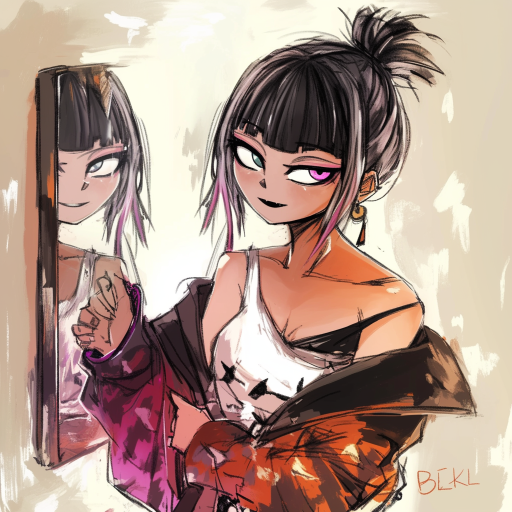
#> input picture archive/chikichihi/photo/u2944115231_A_Confucius-inspired_young_woman_portrayed_as_a_f_ab2cf54d-e9c6-4a07-992c-2a86e2fb108e_0.png, 1024 x 1024 px, found by its file name (shown at 1/2 size)
$ python -i make_short.py   (imports and definitions only)
#> lines starting #> are read from the running program, lines starting #| are printed output that depends on the picture
#> `TOP = Image.new('RGBA',(W,H),(0,0,0,0)); dt = ImageDraw.Draw(TOP)`: TOP: PIL image 1080x1920 RGBA; every value is 0
import subprocess, numpy as np, sys, json, random
from PIL import Image, ImageDraw, ImageFont, ImageFilter
B = '../'
W, H, FPS = 1080, 1920, 30
SERIF = '/usr/share/fonts/opentype/noto/NotoSerifCJK-Regular.ttc'
# [1 line not run here, left out]
# [1 line that did not run here, left out]
# [1 line that did not run here, left out]
# [1 line that did not run here, left out]
# [1 line that did not run here, left out]
srcs = {}
def load(p):
    if p not in srcs:
        im = Image.open(B+p).convert('RGB')
#> im is the input picture: PIL image 1024x1024 RGB; mean R, G, B 176.3, 149.8, 137.9
        im = im.resize((im.size[0]*2, im.size[1]*2), Image.LANCZOS).filter(ImageFilter.UnsharpMask(2,60,2))
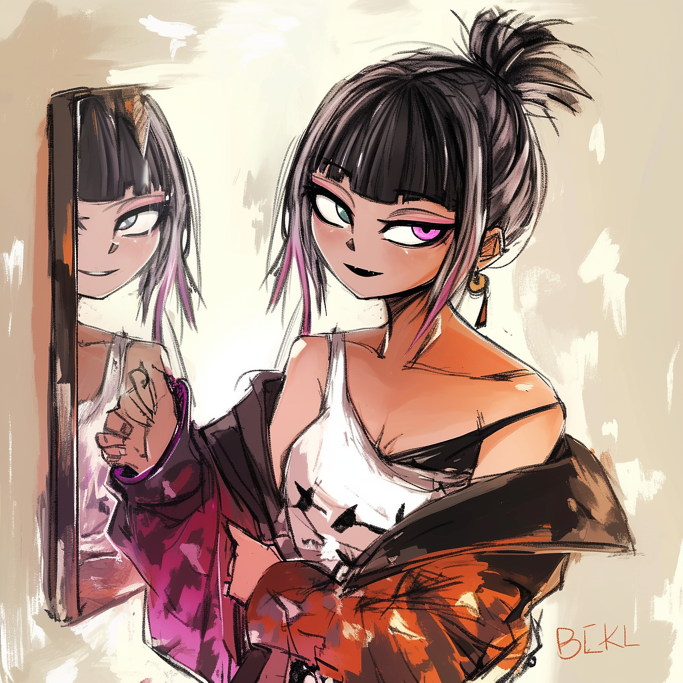
#> im: PIL image 2048x2048 RGB (shown at 1/3 size); mean R, G, B 176.3, 149.8, 138
        srcs[p] = im
    return srcs[p]
# [1 line not run here, left out]
def spaced(d, txt, size, y, fill, gap):
    f = ImageFont.truetype(SERIF, size)
    w = sum(d.textlength(c,font=f) for c in txt)+gap*(len(txt)-1); x = W/2-w/2
    for c in txt:
        d.text((x,y),c,font=f,fill=fill,anchor='lm'); x += d.textlength(c,font=f)+gap
# [1 line not run here, left out]
# [1 line that did not run here, left out]
# [1 line that did not run here, left out]
# [1 line not run here, left out]
# [1 line that did not run here, left out]
# [2 lines not run here, left out]
def shot_img(i, t):
    ts, p, cx, cy, z0, z1 = SHOTS[i]
    te = SHOTS[i+1][0] if i+1 < len(SHOTS) else LEND
    pr = min(max((t-ts)/(te-ts),0),1.2); z = z0+(z1-z0)*pr
    im = srcs[p]; iw, ih = im.size
    ch = ih*z; cw = ch*W/H
    if cw > iw: cw = iw; ch = cw*H/W
    x0 = min(max(cx*iw-cw/2,0),iw-cw); y0 = min(max(cy*ih-ch/2,0),ih-ch)
    return im.resize((W,H), Image.BILINEAR, box=(x0,y0,x0+cw,y0+ch))
def frame_bg(t):
    if t >= LEND:
        e = END
        if t-LEND < 0.35: e = Image.blend(shot_img(len(SHOTS)-1,t), END, (t-LEND)/0.35)
        return e, True
    k = max(i for i,s in enumerate(SHOTS) if s[0]<=t)
    cur = shot_img(k,t)
    if k>0 and t-SHOTS[k][0] < 0.35:
        cur = Image.blend(shot_img(k-1,t), cur, (t-SHOTS[k][0])/0.35)
    return cur, False
# [1 line that did not run here, left out]
# [1 line that did not run here, left out]
dark = Image.new('RGB',(W,H),(12,10,14))
cache = {}
def lyric_layer(txt):
    if txt in cache: return cache[txt]
    L = Image.new('RGBA',(W,H),(0,0,0,0)); dd = ImageDraw.Draw(L)
    size = 66
    while True:
        f = ImageFont.truetype(SERIF,size); gap=6
        w = sum(f.getlength(c) for c in txt)+gap*(len(txt)-1)
        if w <= 940 or size <= 36: break
        size -= 2
    x=W/2-w/2; y=1430
    for c in txt:
        dd.text((x,y),c,font=f,fill=(255,236,210,255),anchor='lm'); x+=f.getlength(c)+gap
    sh = L.split()[3].filter(ImageFilter.GaussianBlur(10))
    S = Image.new('RGBA',(W,H),(0,0,0,0)); S.putalpha(sh.point(lambda v:min(255,int(v*2.2))))
    out = Image.alpha_composite(S, L); cache[txt]=out; return out
TOP = Image.new('RGBA',(W,H),(0,0,0,0)); dt = ImageDraw.Draw(TOP)
# [2 lines not run here, left out]
# [1 line that did not run here, left out]
# [5 lines that did not run here, left out]
# [21 lines not run here, left out]

>>> result = load('../../archive/chikichihi/photo/u2944115231_A_Confucius-inspired_young_woman_portrayed_as_a_f_ab2cf54d-e9c6-4a07-992c-2a86e2fb108e_0.png')

$ run again, on archive/chikichihi/photo/u2944115231_A_beautiful_woman_inspired_by_Confucius_depicted__568b4421-66a9-4144-8f21-884a86f141b2_3.png
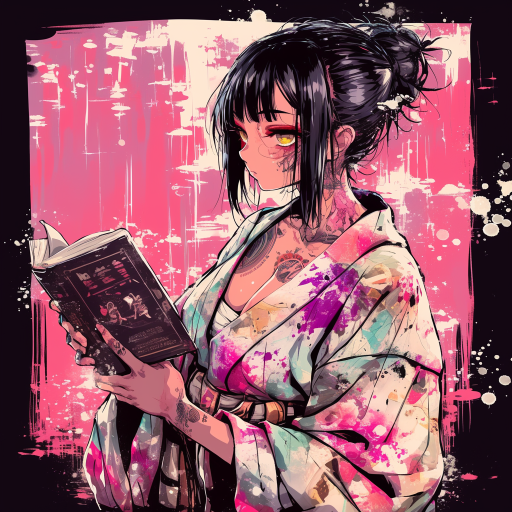
#> input picture archive/chikichihi/photo/u2944115231_A_beautiful_woman_inspired_by_Confucius_depicted__568b4421-66a9-4144-8f21-884a86f141b2_3.png, 1024 x 1024 px, found by its file name (shown at 1/2 size)
#> TOP: PIL image 1080x1920 RGBA; every value is 0
#> in load, im is the input picture: PIL image 1024x1024 RGB; mean R, G, B 145.7, 88.7, 102.7
#> in load, `im = im.resize((im.size[0]*2, im.size[1]*2), Image.LANCZOS).filter(Ima..`:
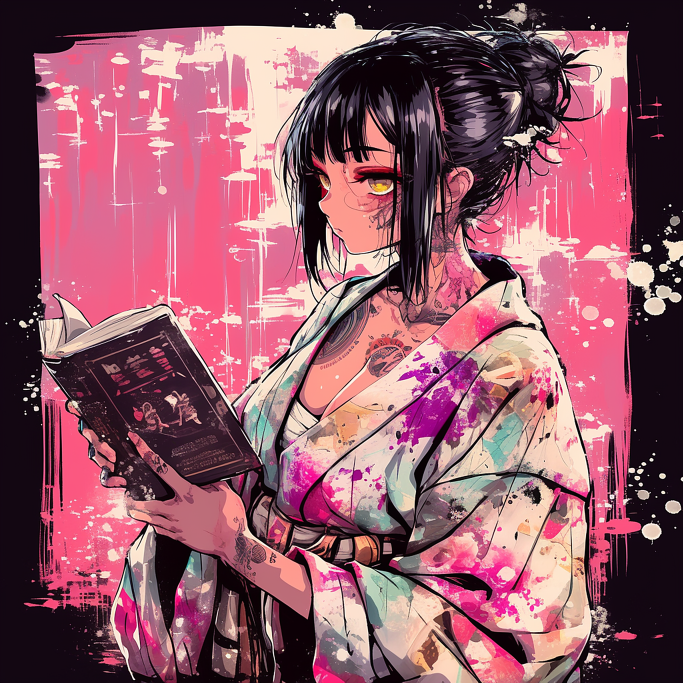
#> im: PIL image 2048x2048 RGB (shown at 1/3 size); mean R, G, B 145.5, 88.9, 102.9
